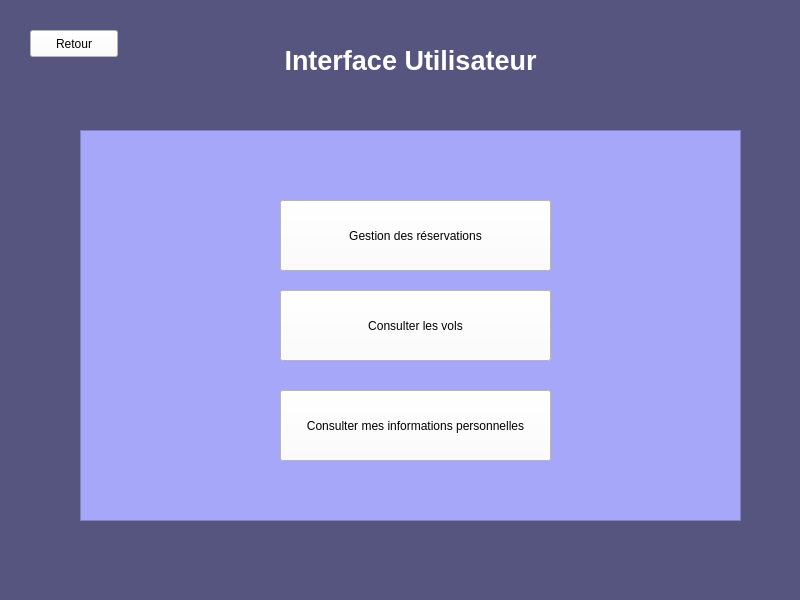
<?xml version="1.0" encoding="UTF-8"?>
<ui version="4.0">
 <class>interfaceUser</class>
 <widget class="QMainWindow" name="interfaceUser">
  <property name="geometry">
   <rect>
    <x>0</x>
    <y>0</y>
    <width>800</width>
    <height>600</height>
   </rect>
  </property>
  <property name="windowTitle">
   <string>SKYUP AIRLINE</string>
  </property>
  <property name="styleSheet">
   <string notr="true">background-color: rgb(85, 85, 127);</string>
  </property>
  <widget class="QWidget" name="centralwidget">
   <widget class="QLabel" name="label">
    <property name="geometry">
     <rect>
      <x>250</x>
      <y>40</y>
      <width>321</width>
      <height>41</height>
     </rect>
    </property>
    <property name="styleSheet">
     <string notr="true">color: rgb(255, 255, 255);</string>
    </property>
    <property name="text">
     <string>&lt;html&gt;&lt;head/&gt;&lt;body&gt;&lt;p align=&quot;center&quot;&gt;&lt;span style=&quot; font-size:20pt; font-weight:600;&quot;&gt;Interface Utilisateur&lt;/span&gt;&lt;/p&gt;&lt;/body&gt;&lt;/html&gt;</string>
    </property>
   </widget>
   <widget class="QFrame" name="frame">
    <property name="geometry">
     <rect>
      <x>80</x>
      <y>130</y>
      <width>661</width>
      <height>391</height>
     </rect>
    </property>
    <property name="styleSheet">
     <string notr="true">
background-color: rgb(167, 167, 249);</string>
    </property>
    <property name="frameShape">
     <enum>QFrame::StyledPanel</enum>
    </property>
    <property name="frameShadow">
     <enum>QFrame::Raised</enum>
    </property>
    <widget class="QPushButton" name="gestionreservation">
     <property name="geometry">
      <rect>
       <x>200</x>
       <y>70</y>
       <width>271</width>
       <height>71</height>
      </rect>
     </property>
     <property name="styleSheet">
      <string notr="true">background-color: rgb(255, 255, 255);</string>
     </property>
     <property name="text">
      <string>Gestion des réservations</string>
     </property>
    </widget>
    <widget class="QPushButton" name="checkvols">
     <property name="geometry">
      <rect>
       <x>200</x>
       <y>160</y>
       <width>271</width>
       <height>71</height>
      </rect>
     </property>
     <property name="styleSheet">
      <string notr="true">background-color: rgb(255, 255, 255);</string>
     </property>
     <property name="text">
      <string>Consulter les vols</string>
     </property>
    </widget>
    <widget class="QPushButton" name="informations">
     <property name="geometry">
      <rect>
       <x>200</x>
       <y>260</y>
       <width>271</width>
       <height>71</height>
      </rect>
     </property>
     <property name="styleSheet">
      <string notr="true">background-color: rgb(255, 255, 255);</string>
     </property>
     <property name="text">
      <string>Consulter mes informations personnelles</string>
     </property>
    </widget>
   </widget>
   <widget class="QPushButton" name="back">
    <property name="geometry">
     <rect>
      <x>30</x>
      <y>30</y>
      <width>88</width>
      <height>27</height>
     </rect>
    </property>
    <property name="styleSheet">
     <string notr="true">background-color: rgb(255, 255, 255);</string>
    </property>
    <property name="text">
     <string>Retour</string>
    </property>
   </widget>
  </widget>
  <widget class="QMenuBar" name="menubar">
   <property name="geometry">
    <rect>
     <x>0</x>
     <y>0</y>
     <width>800</width>
     <height>22</height>
    </rect>
   </property>
  </widget>
  <widget class="QStatusBar" name="statusbar"/>
 </widget>
 <resources/>
 <connections/>
</ui>
